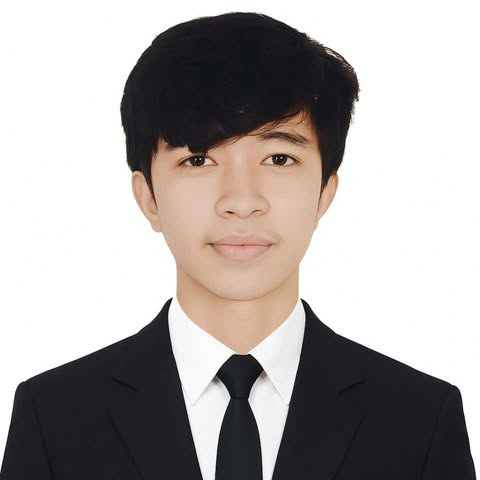
#> input picture app/data/images/students/Beguia/beguia1.jpg, 480 x 480 px, found by its file name; its folder holds only this picture in this run
$ python image_preprocessor.py
#> lines starting #> are read from the running program, lines starting #| are printed output that depends on the picture
#> in preprocess_for_training, image is the input picture: shape (480, 480, 3); mean B, G, R 166, 167.5, 172.8
"""
Advanced image preprocessing for face recognition
"""
import cv2
import numpy as np
from typing import Tuple, List, Optional
import os
from PIL import Image, ImageEnhance

class ImagePreprocessor:
    """Advanced image preprocessing for better face recognition accuracy"""

    def __init__(self):
        self.face_cascade = cv2.CascadeClassifier("app/models/haarcascade_frontalface_default.xml")

    def detect_and_crop_face(self, image: np.ndarray, target_size: Tuple[int, int] = (224, 224)) -> Optional[np.ndarray]:
        """Detect face and crop to target size with padding"""
#> called with target_size = (224, 224)
        gray = cv2.cvtColor(image, cv2.COLOR_BGR2GRAY)
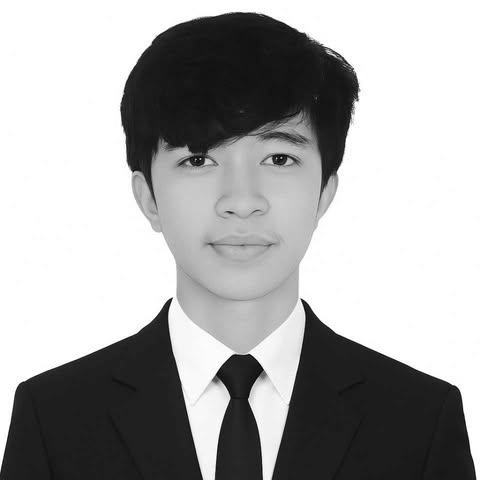
#> gray: shape (480, 480); min 0, max 255, mean 168.9
        faces = self.face_cascade.detectMultiScale(
            gray,
            scaleFactor=1.1,
            minNeighbors=5,
            minSize=(100, 100)
        )
#> faces = [[128, 76, 228, 228]]

        if len(faces) == 0:
            return None

        # Get the largest face
        largest_face = max(faces, key=lambda x: x[2] * x[3])
#> largest_face = [128, 76, 228, 228]
        x, y, w, h = largest_face
#> x = 128; y = 76; w = 228; h = 228

        # Add padding around face
        padding = 0.2
        pad_w = int(w * padding)
#> pad_w = 45
        pad_h = int(h * padding)
#> pad_h = 45

        x1 = max(0, x - pad_w)
#> x1 = 83
        y1 = max(0, y - pad_h)
#> y1 = 31
        x2 = min(image.shape[1], x + w + pad_w)
#> x2 = 401
        y2 = min(image.shape[0], y + h + pad_h)
#> y2 = 349

        face_crop = image[y1:y2, x1:x2]

        # Resize to target size
        face_resized = cv2.resize(face_crop, target_size)
        return face_resized

    def enhance_image(self, image: np.ndarray) -> np.ndarray:
        """Apply various enhancements to improve image quality"""
        # Convert to PIL for easier manipulation
        pil_image = Image.fromarray(cv2.cvtColor(image, cv2.COLOR_BGR2RGB))

        # Enhance contrast
        enhancer = ImageEnhance.Contrast(pil_image)
        pil_image = enhancer.enhance(1.2)
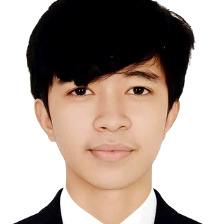
#> pil_image: PIL image 224x224 RGB; mean R, G, B 175.1, 161.4, 153.1

        # Enhance sharpness
        enhancer = ImageEnhance.Sharpness(pil_image)
        pil_image = enhancer.enhance(1.1)

        # Convert back to OpenCV format
        enhanced = cv2.cvtColor(np.array(pil_image), cv2.COLOR_RGB2BGR)

        # Apply CLAHE (Contrast Limited Adaptive Histogram Equalization)
        lab = cv2.cvtColor(enhanced, cv2.COLOR_BGR2LAB)
#> lab: shape (224, 224, 3); mean of channels 0, 1, 2 166.1, 131.9, 134.3
        clahe = cv2.createCLAHE(clipLimit=2.0, tileGridSize=(8, 8))
        lab[:, :, 0] = clahe.apply(lab[:, :, 0])
#> lab: shape (224, 224, 3); mean of channels 0, 1, 2 166.8, 131.9, 134.3
        enhanced = cv2.cvtColor(lab, cv2.COLOR_LAB2BGR)

        return enhanced

    def normalize_lighting(self, image: np.ndarray) -> np.ndarray:
        """Normalize lighting conditions"""
        # Convert to LAB color space
        lab = cv2.cvtColor(image, cv2.COLOR_BGR2LAB)
#> lab: shape (224, 224, 3); mean of channels 0, 1, 2 166.7, 131.9, 134.3

        # Apply CLAHE to L channel
        clahe = cv2.createCLAHE(clipLimit=3.0, tileGridSize=(8, 8))
        lab[:, :, 0] = clahe.apply(lab[:, :, 0])
#> lab: shape (224, 224, 3); mean of channels 0, 1, 2 162, 131.9, 134.3

        # Convert back to BGR
        normalized = cv2.cvtColor(lab, cv2.COLOR_LAB2BGR)
        return normalized

    def augment_image(self, image: np.ndarray) -> List[np.ndarray]:
        """Generate augmented versions of the image"""
        augmented_images = [image]  # Original image

        # Rotation variations
        for angle in [-10, -5, 5, 10]:
            h, w = image.shape[:2]
            center = (w // 2, h // 2)
            rotation_matrix = cv2.getRotationMatrix2D(center, angle, 1.0)
            rotated = cv2.warpAffine(image, rotation_matrix, (w, h))
            augmented_images.append(rotated)
#> this loop made 4 passes
#> pass 1, in augment_image, `rotated = cv2.warpAffine(image, rotation_matrix, (w, h))`:
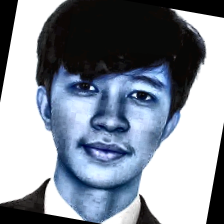
#> rotated: shape (224, 224, 3); mean R, G, B 133.6, 141.8, 153.9
#> pass 3, in augment_image, `rotated = cv2.warpAffine(image, rotation_matrix, (w, h))`:
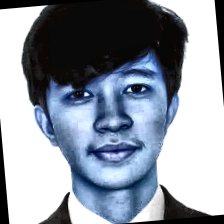
#> rotated: shape (224, 224, 3); mean R, G, B 140.9, 149.1, 161.1
#> after the loop, augmented_images = 5 items

        # Brightness variations
        for factor in [0.8, 1.2]:
            brightened = cv2.convertScaleAbs(image, alpha=factor, beta=0)
            augmented_images.append(brightened)
#> this loop made 2 passes
#> pass 1, in augment_image, `brightened = cv2.convertScaleAbs(image, alpha=factor, beta=0)`:
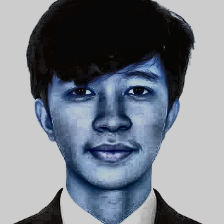
#> brightened: shape (224, 224, 3); mean R, G, B 119.8, 126.3, 135.9
#> pass 2, in augment_image, `brightened = cv2.convertScaleAbs(image, alpha=factor, beta=0)`:
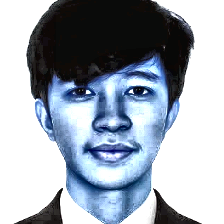
#> brightened: shape (224, 224, 3); mean R, G, B 158, 167.1, 178.7
#> after the loop, augmented_images = 7 items

        # Gaussian blur (slight)
        blurred = cv2.GaussianBlur(image, (3, 3), 0)
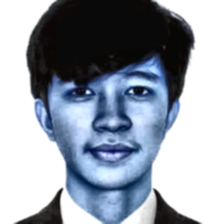
#> blurred: shape (224, 224, 3); mean R, G, B 149.8, 157.9, 170
        augmented_images.append(blurred)

        return augmented_images

    def preprocess_for_training(self, image_path: str, output_dir: str, student_id: str) -> List[str]:
        """Preprocess a single image for training"""
        image = cv2.imread(image_path)
        if image is None:
            return []

        # Detect and crop face
        face_crop = self.detect_and_crop_face(image)
        if face_crop is None:
            print(f"⚠️ No face detected in {image_path}")
            return []

        # Enhance the image
        enhanced = self.enhance_image(face_crop)

        # Normalize lighting
        normalized = self.normalize_lighting(enhanced)

        # Generate augmented versions
        augmented_images = self.augment_image(normalized)
#> augmented_images = 8 items

        # Save all versions
        saved_paths = []
        base_name = os.path.splitext(os.path.basename(image_path))[0]

        for i, aug_image in enumerate(augmented_images):
            output_path = os.path.join(output_dir, f"{student_id}_{base_name}_aug_{i}.jpg")
            cv2.imwrite(output_path, aug_image)
            saved_paths.append(output_path)
#> this loop made 8 passes
#> after the loop, saved_paths = 8 items

        return saved_paths

def batch_preprocess_students(students_dir: str, output_dir: str):
    """Preprocess all student images"""
    preprocessor = ImagePreprocessor()

    if not os.path.exists(output_dir):
        os.makedirs(output_dir)

    for student_folder in os.listdir(students_dir):
        student_path = os.path.join(students_dir, student_folder)
        if not os.path.isdir(student_path):
            continue

        print(f"🔄 Processing {student_folder}...")

        # Create output directory for this student
        student_output_dir = os.path.join(output_dir, student_folder)
        os.makedirs(student_output_dir, exist_ok=True)

        processed_count = 0
        for file_name in os.listdir(student_path):
            if not file_name.lower().endswith(('.jpg', '.jpeg', '.png')):
                continue

            image_path = os.path.join(student_path, file_name)
            saved_paths = preprocessor.preprocess_for_training(image_path, student_output_dir, student_folder)
#> saved_paths = 8 items
            processed_count += len(saved_paths)
#> processed_count = 8

        print(f"✅ Processed {processed_count} images for {student_folder}")
#| ✅ Processed 8 images for Beguia
#> pass 2 of the loop in batch_preprocess_students, `for student_folder in os.listdir(students_dir):`:
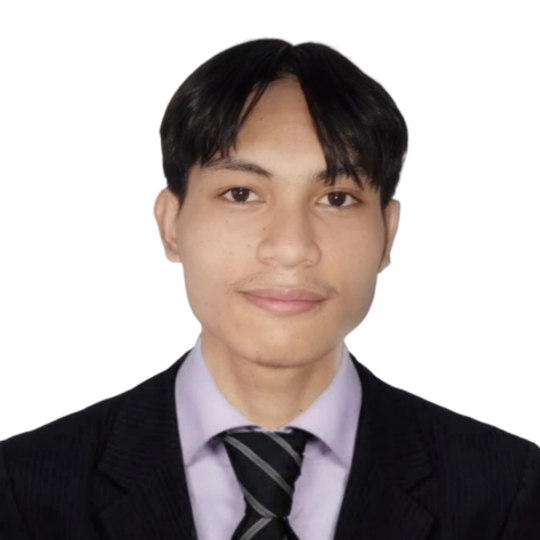
#> input picture app/data/images/students/Monoy/monoy1.jpg, 1080 x 1080 px, found by its file name (shown at 1/2 size)
#> in preprocess_for_training, image is the input picture: shape (1080, 1080, 3); mean B, G, R 166.4, 168.3, 176.2
#> gray: shape (1080, 1080)
#> face_crop: shape (694, 694, 3)
#> the loop in augment_image (call 2), `for angle in [-10, -5, 5, 10]:` made 4 passes
#> rotation_matrix on passes 1 to 4: [[0.985, -0.174, 21.15], [0.174, 0.985, -17.75]], [[0.996, -0.0872, 10.19], [0.0872, 0.996, -9.34]], [[0.996, 0.0872, -9.34], [-0.0872, 0.996, 10.19]], [[0.985, 0.174, -17.75], [-0.174, 0.985, 21.15]]
#> pass 1, in augment_image (call 2), `rotated = cv2.warpAffine(image, rotation_matrix, (w, h))`:
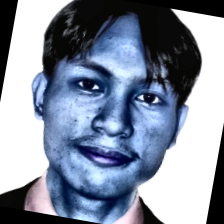
#> rotated: shape (224, 224, 3); mean R, G, B 131.1, 141.4, 159.8
#> after the loop in augment_image (call 2), `for angle in [-10, -5, 5, 10]:`: augmented_images = 5 items
#> after the loop in augment_image (call 2), `for factor in [0.8, 1.2]:`: augmented_images = 7 items
#> in augment_image (call 2), `blurred = cv2.GaussianBlur(image, (3, 3), 0)`:
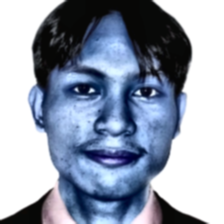
#> blurred: shape (224, 224, 3); mean R, G, B 146.6, 156.9, 175.3
#> the loop in preprocess_for_training (call 2), `for i, aug_image in enumerate(augmented_images):` made 8 passes

if __name__ == "__main__":
    # Example usage
    students_dir = "app/data/images/students"
    output_dir = "app/data/images/students_processed"
    batch_preprocess_students(students_dir, output_dir)
